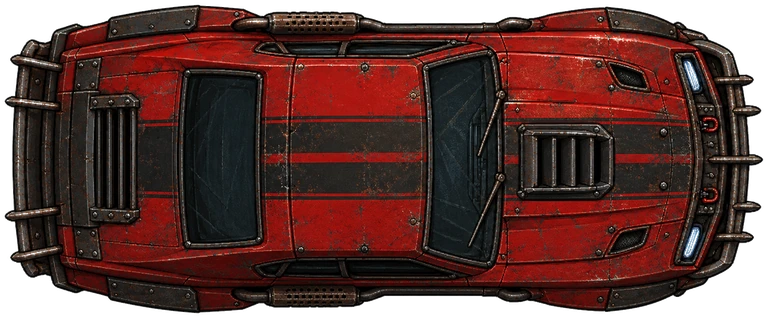
#> input picture assets/data/cars/01/01.webp, 768 x 318 px
$ python make-car01-damage.py
#> lines starting #> are read from the running program, lines starting #| are printed output that depends on the picture
# Собирает слои повреждений 01_damage_1…6 под силуэт кузова 01.webp.
# Источник: ИИ-кадры + царапины и прогар по маске альфы.

from __future__ import annotations

import hashlib
import math
import os
import random
import sys

from PIL import Image, ImageDraw, ImageEnhance, ImageFilter

ROOT = os.path.abspath(os.path.join(os.path.dirname(__file__), '..'))
CAR = os.path.join(ROOT, 'assets', 'data', 'cars', '01', '01.webp')
OUT = os.path.join(ROOT, 'assets', 'data', 'cars', '01', 'damage')
SRC_DIR = os.path.join(
    os.path.expanduser('~'), '.cursor', 'projects', 'e-GAMES-Racing', 'assets'
)


def rng(level: int) -> random.Random:
    """Стабильный ГПСЧ на номер слоя."""
    h = hashlib.sha256(f'car01-dmg-{level}'.encode()).digest()
    return random.Random(int.from_bytes(h[:8], 'little'))


def opaque_bbox(im: Image.Image, thresh: int = 10):
    """Рамка непрозрачных пикселей."""
    a = im.split()[-1]
    box = a.point(lambda p: 255 if p > thresh else 0).getbbox()
    return box or (0, 0, im.width, im.height)


# [25 lines left out: functions key_black, fit_to_bbox, not called in this run]


def mask_to_car(layer: Image.Image, car: Image.Image) -> Image.Image:
    """Обрезает слой силуэтом кузова."""
    out = Image.new('RGBA', car.size, (0, 0, 0, 0))
    out.paste(layer, (0, 0), layer)
    ca = car.split()[-1]
    r, g, b, a = out.split()
    a = Image.frombytes('L', out.size, bytes(
        min(pa, pc) for pa, pc in zip(a.tobytes(), ca.tobytes())
    ))
    out.putalpha(a)
    return out


def scratches(draw: ImageDraw.ImageDraw, box, n: int, rnd: random.Random, col):
    """Царапины по кузову."""
    x0, y0, x1, y1 = box
    for _ in range(n):
        x = rnd.randint(x0, x1)
        y = rnd.randint(y0, y1)
        ang = rnd.uniform(-0.5, 0.5)
        ln = rnd.randint(8, 28)
        x2 = int(x + math.cos(ang) * ln)
        y2 = int(y + math.sin(ang) * ln)
        draw.line((x, y, x2, y2), fill=col, width=rnd.choice((1, 1, 2)))


def holes(draw: ImageDraw.ImageDraw, box, n: int, rnd: random.Random):
    """Дыры и ржавые кромки."""
    x0, y0, x1, y1 = box
    for _ in range(n):
        x = rnd.randint(x0 + 8, x1 - 8)
        y = rnd.randint(y0 + 8, y1 - 8)
        r = rnd.randint(2, 6)
        draw.ellipse((x - r - 1, y - r - 1, x + r + 1, y + r + 1), fill=(90, 42, 18, 200))
        draw.ellipse((x - r, y - r, x + r, y + r), fill=(18, 12, 10, 230))


def cracks(draw: ImageDraw.ImageDraw, box, n: int, rnd: random.Random):
    """Трещины стекла в зоне кабины."""
    x0, y0, x1, y1 = box
    cx = int(x0 + (x1 - x0) * 0.52)
    cy = int((y0 + y1) / 2)
    for _ in range(n):
        ang = rnd.uniform(0, math.tau)
        ln = rnd.randint(10, 26)
        draw.line(
            (cx, cy, int(cx + math.cos(ang) * ln), int(cy + math.sin(ang) * ln)),
            fill=(230, 236, 240, 180),
            width=1,
        )


def scorch(im: Image.Image, box, amount: float, rnd: random.Random) -> Image.Image:
    """Прогар капота справа (нос кузова)."""
    x0, y0, x1, y1 = box
    overlay = Image.new('RGBA', im.size, (0, 0, 0, 0))
    d = ImageDraw.Draw(overlay)
    hx0 = int(x0 + (x1 - x0) * 0.55)
    for _ in range(int(4 + amount * 10)):
        x = rnd.randint(hx0, x1 - 4)
        y = rnd.randint(y0 + 6, y1 - 6)
        rx, ry = rnd.randint(10, 28), rnd.randint(6, 16)
        a = int(40 + amount * 90)
        d.ellipse((x - rx, y - ry, x + rx, y + ry), fill=(12, 8, 6, a))
        if amount > 0.55:
            d.ellipse((x - rx // 2, y - ry // 2, x + rx // 2, y + ry // 2), fill=(180, 70, 18, int(30 + amount * 50)))
    overlay = overlay.filter(ImageFilter.GaussianBlur(3))
    return Image.alpha_composite(im, overlay)


# [21 lines left out: function blend_gen, not called in this run]


def overlay_from(full: Image.Image, car: Image.Image) -> Image.Image:
    """Оставляет только разницу с целым кузовом, чтобы слой лёг поверх."""
    out = Image.new('RGBA', car.size, (0, 0, 0, 0))
    fp, cp, op = full.load(), car.load(), out.load()
    w, h = car.size
    for y in range(h):
        for x in range(w):
            fr, fg, fb, fa = fp[x, y]
            cr, cg, cb, ca = cp[x, y]
            if ca < 12 or fa < 12:
                continue
            d = abs(fr - cr) + abs(fg - cg) + abs(fb - cb)
            if d < 24:
                continue
            a = min(ca, min(255, 90 + d))
            op[x, y] = (fr, fg, fb, a)
    return out


def build_level(car: Image.Image, level: int, src_path: str | None) -> Image.Image:
    """Один слой повреждений 1…6."""
    rnd = rng(level)
    box = opaque_bbox(car)
    work = car.copy()
    k = 0.1 + level * 0.13
    if src_path and os.path.isfile(src_path):
        gen = Image.open(src_path).convert('RGBA')
        gen = key_black(gen)
        gen = fit_to_bbox(gen, car)
        gen = mask_to_car(gen, car)
        work = blend_gen(work, gen, k)
    if level >= 2:
        work = scorch(work, box, 0.1 + (level - 2) * 0.16, rnd)
    d = ImageDraw.Draw(work)
    scratches(d, box, 4 + level * 6, rnd, (28, 22, 18, 160))
    scratches(d, box, 2 + level * 3, rnd, (190, 196, 200, 90))
    if level >= 2:
        cracks(d, box, 3 + level * 3, rnd)
    if level >= 3:
        holes(d, box, 1 + level, rnd)
    work = mask_to_car(work, car)
    if level >= 5:
        work = ImageEnhance.Color(work).enhance(0.72)
        work = ImageEnhance.Brightness(work).enhance(0.82)
    return overlay_from(work, car)


def main() -> int:
    if not os.path.isfile(CAR):
        print('нет кузова', CAR, file=sys.stderr)
        return 1
    os.makedirs(OUT, exist_ok=True)
    car = Image.open(CAR).convert('RGBA')
#> car is the input picture: PIL image 768x318 RGBA; mean R, G, B, A 63.7, 30.1, 26.6, 214.8
    for lvl in range(1, 7):
        src = os.path.join(SRC_DIR, f'01_damage_{lvl}.png')
        layer = build_level(car, lvl, src)
#> in opaque_bbox, `a = im.split()[-1]`:
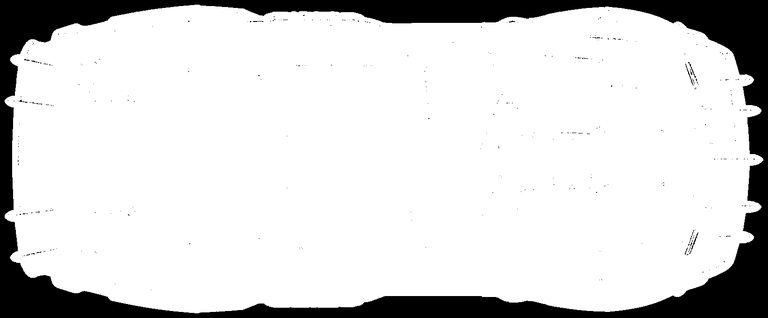
#> a: PIL image 768x318 L; min 0, max 255, mean 214.8
#> in opaque_bbox, `box = a.point(lambda p: 255 if p > thresh else 0).getbbox()`: box = (4, 4, 764, 314)
#> in scratches, `x0, y0, x1, y1 = box`: x0 = 4; x1 = 764; y1 = 314
#> the loop in scratches, `for _ in range(n):` made 10 passes
#> (x, y, x2, y2) on passes 1 to 10: (63, 109, 77, 107), (170, 256, 181, 260), (262, 171, 284, 173), (398, 179, 413, 175), (758, 220, 782, 219), (488, 99, 499, 95), (579, 25, 592, 30), (754, 71, 764, 69), (450, 153, 461, 150), (32, 16, 52, 9)
#> the loop in scratches (call 2), `for _ in range(n):` made 5 passes
#> (x, y, x2, y2) on passes 1 to 5: (296, 31, 320, 30), (591, 206, 605, 211), (662, 281, 670, 279), (257, 186, 273, 188), (81, 268, 102, 260)
#> in mask_to_car, `out = Image.new('RGBA', car.size, (0, 0, 0, 0))`: out: PIL image 768x318 RGBA; every value is 0
#> in mask_to_car, `r, g, b, a = out.split()`:
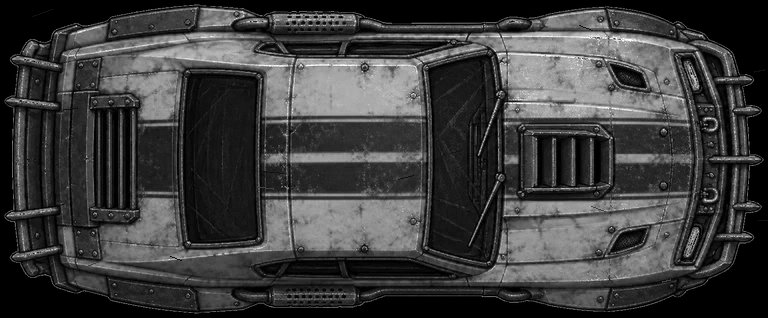
#> r: PIL image 768x318 L; min 0, max 255, mean 61.4
#> in mask_to_car, `r, g, b, a = out.split()`:
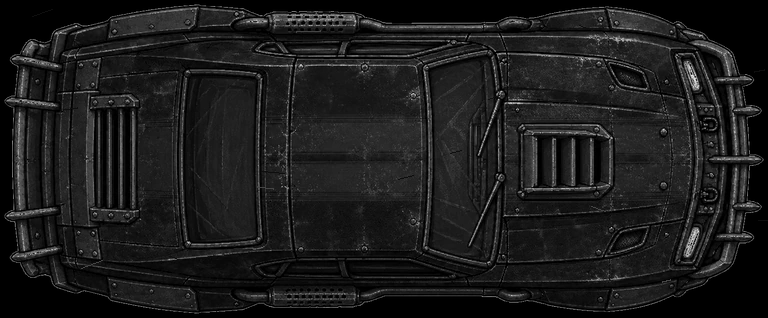
#> g: PIL image 768x318 L; min 0, max 236, mean 27.8
#> in build_level, `return overlay_from(work, car)`:
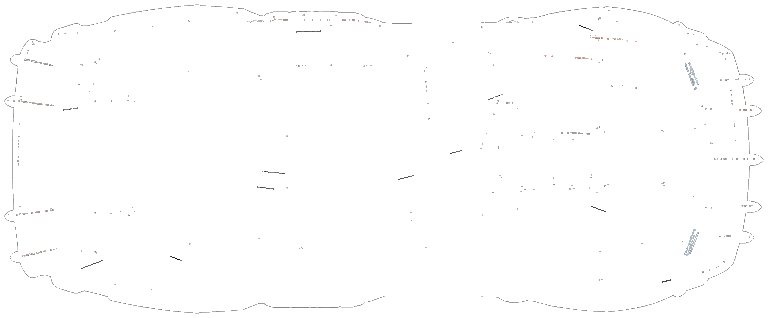
#> returned value: PIL image 768x318 RGBA; mean R, G, B, A 1, 0.9, 0.9, 1.6; transparent parts drawn white
        dest = os.path.join(OUT, f'01_damage_{lvl}.webp')
        layer.save(dest, 'WEBP', quality=92, method=6)
        print('записан', dest, layer.size)
#| записан assets/data/cars/01/damage/01_damage_1.webp (768, 318)
    return 0


if __name__ == '__main__':
    raise SystemExit(main())
#> (the program exits here)
